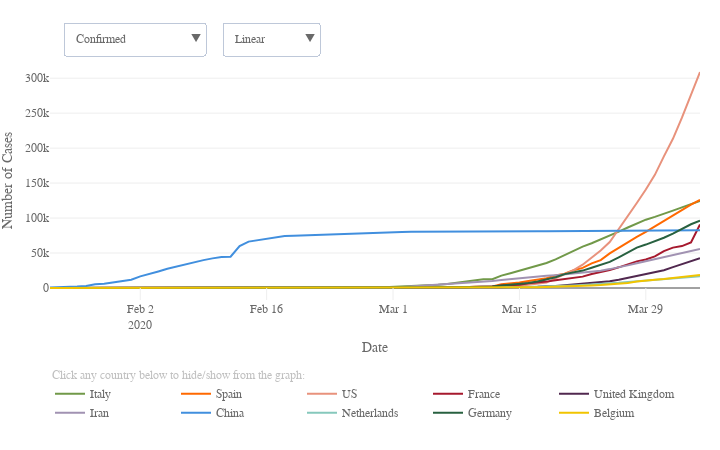

This figure's notebook cell:
### Code cell
# Plot timeline confirmed top ten countries

# Plot

data = []
for i, c in enumerate(top10_country):
    data.append(go.Scatter(x = df_merged[df_merged['Country/Region'] == c].dt,
                           y = df_merged[df_merged['Country/Region'] == c].confirmed,
                           name = c,
                           marker = dict(color = top10_col[i]),
                           hoverinfo = 'text+y',
                           hovertext = c,
                           hoverlabel = dict(bordercolor = top10_col[i], 
                                 bgcolor = 'white', 
                                 font = dict(color = top10_col[i])),
                          ))
    data.append(go.Scatter(x = df_merged[df_merged['Country/Region'] == c].dt,
                           y = df_merged[df_merged['Country/Region'] == c].deaths,
                           name = c,
                           marker = dict(color = top10_col[i]),
                           hoverinfo = 'text+y',
                           hovertext = c,
                           hoverlabel = dict(bordercolor = top10_col[i], 
                                 bgcolor = 'white', 
                                 font = dict(color = top10_col[i])),
                           showlegend = False,
                           visible = False
                          ))
    data.append(go.Scatter(x = df_merged[df_merged['Country/Region'] == c].dt,
                           y = df_merged[df_merged['Country/Region'] == c].confirmed_by100000pop,
                           name = c,
                           marker = dict(color = top10_col[i]),
                           hoverinfo = 'text',
                           hovertext = [c+'<br>'+'{:.1f}'.format(x) for x in df_merged[df_merged['Country/Region'] == c].confirmed_by100000pop],
                           hoverlabel = dict(bordercolor = top10_col[i], 
                                 bgcolor = 'white', 
                                 font = dict(color = top10_col[i])),
                           showlegend = False,
                           visible = False
                          ))
    data.append(go.Scatter(x = df_merged[df_merged['Country/Region'] == c].dt,
                           y = df_merged[df_merged['Country/Region'] == c].deaths_by100000pop,
                           name = c,
                           marker = dict(color = top10_col[i]),
                           hoverinfo = 'text',
                           hovertext = [c+'<br>'+'{:.1f}'.format(x) for x in df_merged[df_merged['Country/Region'] == c].deaths_by100000pop],
                           hoverlabel = dict(bordercolor = top10_col[i], 
                                 bgcolor = 'white', 
                                 font = dict(color = top10_col[i])),
                           showlegend = False,
                           visible = False
                          ))

conf_visible = [True, False, False, False, True, False, False, False, True, False, False, False,
                True, False, False, False, True, False, False, False, True, False, False, False,
                True, False, False, False, True, False, False, False, True, False, False, False,
                True, False, False, False]
death_visible = [False, True, False, False, False, True, False, False, False, True, False, False, 
                 False, True, False, False, False, True, False, False, False, True, False, False, 
                 False, True, False, False, False, True, False, False, False, True, False, False, 
                 False, True, False, False]
conf_pop_visible = [False, False, True, False, False, False, True, False, False, False, True, False,
                    False, False, True, False, False, False, True, False, False, False, True, False, 
                    False, False, True, False, False, False, True, False, False, False, True, False, 
                    False, False, True, False]
death_pop_visible = [False, False, False, True, False, False, False, True, False, False, False, True, 
                      False, False, False, True, False, False, False, True, False, False, False, True, 
                      False, False, False, True, False, False, False, True, False, False, False, True, 
                      False, False, False, True]

lay = go.Layout(width = width_px, 
                height = height_px, 
                xaxis = dict(title='Date',
                             ticks = 'inside',
                             ticklen = tick_lenght,
                             tickcolor = tick_col,
                             rangemode = 'nonnegative',
                             zeroline = False,
                             showgrid = False,
                            ),
                yaxis = dict(title='Number of Cases',
                             type = 'linear',
                            ),
                hovermode = 'closest',
                font = dict(size = label_size,
                            family = label_font,
                            color = label_col,
                           ),
                legend = dict(x = 0.0, 
                              y = -0.33,
                              orientation = 'h',
                             ),
                margin=dict(l = margin_l, r = margin_r, b = margin_b, t = margin_t, pad=0),
                annotations=[dict(x = 0.0,
                                  y = -0.35,
                                  showarrow = False,
                                  text = 'Click any country below to hide/show from the graph:',
                                  xref = 'paper',
                                  yref = 'paper',
                                  font=dict(
                                      family = label_font,
                                      size = label_size,
                                      color = 'silver',),
                                 ),
                            ],
                updatemenus=[dict(buttons=list([dict(args = ["yaxis.type", 'linear'],
                                                     label = 'Linear',
                                                     method = 'relayout'
                                                    ),
                                                dict(
                                                    args = ["yaxis.type", 'log'],
                                                    label = 'Logarithmic',
                                                    method = 'relayout'
                                                )
                                               ]),
                                  direction = "down",
                                  pad = {"r": 10, "t": 10},
                                  showactive = True,
                                  x = 0.265,
                                  xanchor = 'left',
                                  y = 1.2,
                                  yanchor = 'top'
                                 ),
                             dict(buttons=list([dict(args = [{'visible': conf_visible, 'showlegend' : True }],
                                                     label = 'Confirmed   ',
                                                     method = 'restyle'
                                                    ),
                                                dict(args = [{'visible': death_visible, 'showlegend' : True }],
                                                     label = 'Deaths',
                                                     method = 'restyle'
                                                    ),
                                                dict(args = [{'visible': conf_pop_visible, 'showlegend' : True }],
                                                     label = 'Confirmed/100k pop.',
                                                     method = 'restyle'
                                                    ),
                                                dict(args = [{'visible': death_pop_visible, 'showlegend' : True }],
                                                     label = 'Deaths/100k pop.',
                                                     method = 'restyle'
                                                    ),
                                               ]),
                                  direction = "down",
                                  pad = {"r": 10, "t": 10},
                                  showactive = True,
                                  x = 0.02,
                                  xanchor = 'left',
                                  y = 1.2,
                                  yanchor = 'top'
                                 ),
                            ]
               )


fig = dict(data=data, layout=lay)
plotly.offline.iplot(fig)

# Save JS
plot = plotly.offline.plot({'data':data,
                            'layout':lay},
                           include_plotlyjs = False,
                           output_type = 'div',
                           config = dict(showLink = False,
                                         modeBarButtonsToRemove = ['sendDataToCloud'],
                                         displaylogo = False,
                                         responsive = True)
                          )

path = '../visuals/timelines/'
out_file = open(path+'timeline_date.html', 'w')
out_file.write('<!DOCTYPE html><html><head><script src="https://cdn.plot.ly/plotly-latest.min.js"></script></head><body>')
out_file.write(plot)
out_file.write('</body><html>')
out_file.close()
